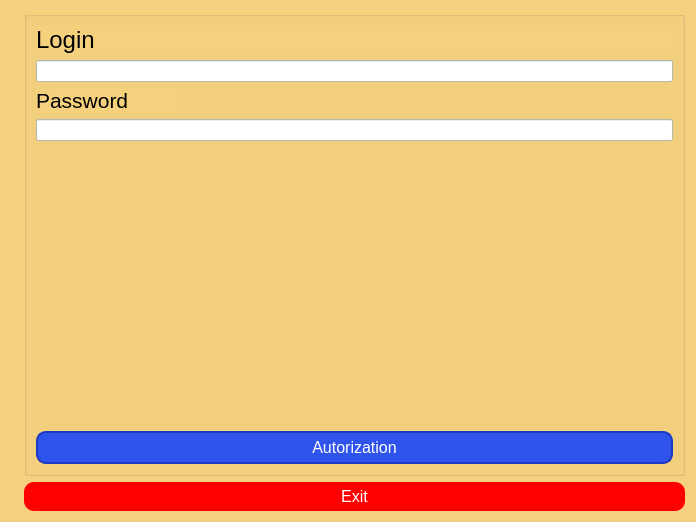
<?xml version="1.0" encoding="UTF-8"?>
<ui version="4.0">
 <class>Registration</class>
 <widget class="QWidget" name="Registration">
  <property name="geometry">
   <rect>
    <x>0</x>
    <y>0</y>
    <width>696</width>
    <height>522</height>
   </rect>
  </property>
  <property name="windowTitle">
   <string>Form</string>
  </property>
  <property name="styleSheet">
   <string notr="true">QWidget
 {
    background-color: #F5D07F;
}</string>
  </property>
  <layout class="QGridLayout" name="gridLayout">
   <item row="0" column="0" rowspan="2">
    <widget class="QLabel" name="label_3">
     <property name="text">
      <string/>
     </property>
     <property name="pixmap">
      <pixmap resource="resource.qrc">:/Downloads/screen.png</pixmap>
     </property>
     <property name="scaledContents">
      <bool>true</bool>
     </property>
    </widget>
   </item>
   <item row="0" column="1">
    <widget class="QGroupBox" name="groupBox">
     <property name="styleSheet">
      <string notr="true">QWidget {
    background-color: #f5d17d;
}
</string>
     </property>
     <property name="title">
      <string/>
     </property>
     <layout class="QVBoxLayout" name="verticalLayout">
      <item>
       <widget class="QLabel" name="label">
        <property name="font">
         <font>
          <pointsize>18</pointsize>
         </font>
        </property>
        <property name="text">
         <string>Login</string>
        </property>
       </widget>
      </item>
      <item>
       <widget class="QLineEdit" name="lineEdit">
        <property name="styleSheet">
         <string notr="true">QLineEdit
{
	background-color: #FFFFFF
}</string>
        </property>
       </widget>
      </item>
      <item>
       <widget class="QLabel" name="label_2">
        <property name="maximumSize">
         <size>
          <width>141</width>
          <height>31</height>
         </size>
        </property>
        <property name="font">
         <font>
          <pointsize>16</pointsize>
         </font>
        </property>
        <property name="text">
         <string>Password</string>
        </property>
       </widget>
      </item>
      <item>
       <widget class="QLineEdit" name="lineEdit_2">
        <property name="styleSheet">
         <string notr="true">QLineEdit
{
	background-color: #FFFFFF
}</string>
        </property>
       </widget>
      </item>
      <item>
       <spacer name="verticalSpacer_2">
        <property name="orientation">
         <enum>Qt::Orientation::Vertical</enum>
        </property>
        <property name="sizeHint" stdset="0">
         <size>
          <width>20</width>
          <height>230</height>
         </size>
        </property>
       </spacer>
      </item>
      <item>
       <widget class="QPushButton" name="pushButton">
        <property name="font">
         <font>
          <pointsize>12</pointsize>
         </font>
        </property>
        <property name="styleSheet">
         <string notr="true">QPushButton {
    background-color: #2F54EB;  /* Синій фон */
    color: white;  /* Білий текст */
    border: 2px solid #1D39C4;  /* Темно-синя рамка */
    border-radius: 10px;  /* Закруглені кути */
    padding: 5px 15px;  /* Внутрішні відступи */
    text-align: center;
}

QPushButton:hover {
    background-color: #597EF7;  /* Світло-синій фон при наведенні */
}

QPushButton:pressed {
    background-color: #1D39C4;  /* Темно-синій фон при натисканні */
}

QPushButton:checked {
    background-color: #2F54EB;  /* Синій фон при позначенні */
    color: white;
    border: 2px solid #1D39C4;
}
</string>
        </property>
        <property name="text">
         <string>Autorization</string>
        </property>
       </widget>
      </item>
     </layout>
    </widget>
   </item>
   <item row="1" column="1">
    <widget class="QPushButton" name="pushButton_2">
     <property name="font">
      <font>
       <pointsize>12</pointsize>
      </font>
     </property>
     <property name="styleSheet">
      <string notr="true">QPushButton {
    background-color: #ff0000;  
    color: white;  
    border-radius: 10px;  
    padding: 5px 15px;  
    text-align: center;
}

QPushButton:hover {
    background-color: #ff7772  
}

QPushButton:pressed {
    background-color: #ff0000;  
}

QPushButton:checked {
    background-color: #2F54EB;  /* Синій фон при позначенні */
    color: white;
    border: 2px solid #1D39C4;
}
</string>
     </property>
     <property name="text">
      <string>Exit</string>
     </property>
    </widget>
   </item>
  </layout>
  <zorder>groupBox</zorder>
  <zorder>pushButton</zorder>
  <zorder>pushButton_2</zorder>
  <zorder>lineEdit</zorder>
  <zorder>lineEdit_2</zorder>
  <zorder>label_3</zorder>
  <zorder>pushButton_2</zorder>
 </widget>
 <resources>
  <include location="resource.qrc"/>
 </resources>
 <connections/>
</ui>
